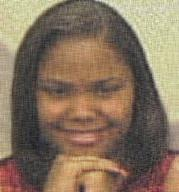
#> input picture no_noise/1007.jpg, 179 x 192 px, given as the content of the folder files/, which was not available
$ python main.py
#> lines starting #> are read from the running program, lines starting #| are printed output that depends on the picture; pictures that were not available may be replaced by others from this repository, and a replacement may not be noted
### noise_generator.py
import numpy as np
import matplotlib.pyplot as plt

def generate(img):
    mean = 0
    sigma = 20
    gaussian = np.random.normal(mean, sigma, (img.shape[0],img.shape[1]))  # np.zeros((224, 224), np.float32)

    noisy_image = np.zeros(img.shape, np.float32)

    noisy_image[:, :, 0] = img[:, :, 0] + gaussian
    noisy_image[:, :, 1] = img[:, :, 1] + gaussian
    noisy_image[:, :, 2] = img[:, :, 2] + gaussian

    if np.min(noisy_image) < 0:
        noisy_image += abs(np.min(noisy_image))
    noisy_image = noisy_image.astype(np.float32) / np.max(noisy_image)
    noisy_image *= 255
    noisy_image = noisy_image.astype(np.uint8)

    return noisy_image

### denoise.py
import matplotlib.pyplot as plt
import numpy as np
from skimage.transform import resize
import time


def take_first_k(v,k):
    w = np.copy(v)
    w[k:]=0
    return(w)

def svd(X):
    U, Sigma, V_transpose = np.linalg.svd(X)
    T = take_first_k(Sigma, 35)
    return U @ np.diag(T) @ V_transpose

def denoise(img):
    img= resize(img,(170,170))
    R = svd(img[:, :, 0])
    G = svd(img[:, :, 1])
    B = svd(img[:, :, 2])
    final = np.stack((R, G, B) , axis=2)
    return final

### main.py
import os
import matplotlib.pyplot as plt
from noise_generator import generate
from denoise import denoise

datadir = 'files/'
images = []
noisy = []
no_noise = []
for img in os.listdir(datadir):
    images.append(plt.imread(os.path.join(datadir, img)))
    noisy.append(generate(images[-1]))
    plt.imsave(f'./noisy/{len(noisy)}.png', noisy[-1])
    if(len(noisy) > 0):
        no_noise.append(denoise(plt.imread(f'./noisy/{len(noisy)}.png')))
#> in denoise, `img= resize(img,(170,170))`:
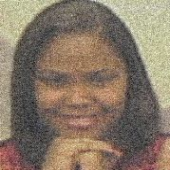
#> img: shape (170, 170, 4) float32; mean R, G, B, A 0.535, 0.473, 0.409, 1
#> in svd, `U, Sigma, V_transpose = np.linalg.svd(X)`:
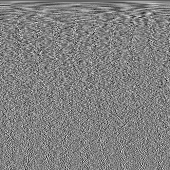
#> V_transpose: shape (170, 170) float32; min -0.349, max 0.34, mean -0.000502; drawn with min black and max white
#> in svd, `U, Sigma, V_transpose = np.linalg.svd(X)`: Sigma = 170 values, max 92.84 at index 0, min 0.00332 at index 169, mean 1.33
#> in take_first_k, `w = np.copy(v)`: w has the same summary as Sigma in svd
#> in svd, `T = take_first_k(Sigma, 35)`: T = 170 values, max 92.84 at index 0, min 0 at index 35, mean 1.05
#> in svd (call 2), `U, Sigma, V_transpose = np.linalg.svd(X)`:
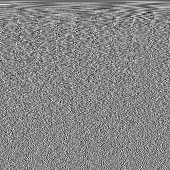
#> V_transpose: shape (170, 170) float32; min -0.348, max 0.31, mean -0.000519; drawn with min black and max white
#> in svd (call 2), `U, Sigma, V_transpose = np.linalg.svd(X)`: Sigma = 170 values, max 82.61 at index 0, min 0.00107 at index 169, mean 1.25
#> in svd (call 2), `U, Sigma, V_transpose = np.linalg.svd(X)`:
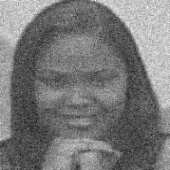
#> X: shape (170, 170) float32; min 0.0952, max 0.938, mean 0.473
#> in svd (call 2), `T = take_first_k(Sigma, 35)`: T = 170 values, max 82.61 at index 0, min 0 at index 35, mean 0.97
#> in svd (call 3), `U, Sigma, V_transpose = np.linalg.svd(X)`:
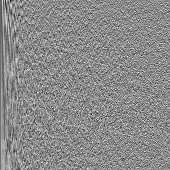
#> U: shape (170, 170) float32; min -0.352, max 0.293, mean -0.000393; drawn with min black and max white
#> in svd (call 3), `U, Sigma, V_transpose = np.linalg.svd(X)`:
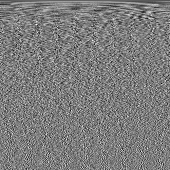
#> V_transpose: shape (170, 170) float32; min -0.321, max 0.332, mean -0.000372; drawn with min black and max white
#> in svd (call 3), `U, Sigma, V_transpose = np.linalg.svd(X)`: Sigma = 170 values, max 71.13 at index 0, min 0.000476 at index 169, mean 1.1
#> in svd (call 3), `U, Sigma, V_transpose = np.linalg.svd(X)`:
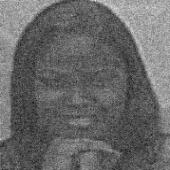
#> X: shape (170, 170) float32; min 0.0842, max 0.89, mean 0.409
#> in svd (call 3), `T = take_first_k(Sigma, 35)`: T = 170 values, max 71.13 at index 0, min 0 at index 35, mean 0.815
    if(len(no_noise)>0):
        try:
            plt.imsave(f'./no_noise/{len(no_noise)}.jpg', no_noise[-1])
        except:
            pass
    if len(no_noise) == 9:
        for i in range(1 , 8 , 3):
            plt.subplot(331)
            plt.imshow(images[-i])
            plt.subplot(332)
            plt.imshow(noisy[-i])
            plt.subplot(333)
            plt.imshow(no_noise[-i])
            plt.subplot(334)
            plt.imshow(images[-i-1])
            plt.subplot(335)
            plt.imshow(noisy[-i-1])
            plt.subplot(336)
            plt.imshow(no_noise[-i-1])
            plt.subplot(337)
            plt.imshow(images[-i-2])
            plt.subplot(338)
            plt.imshow(noisy[-i-2])
            plt.subplot(339)
            plt.imshow(no_noise[-i-2])
            plt.show()

$ run again, on no_noise/104.jpg
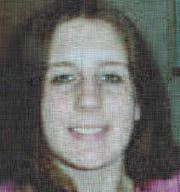
#> input picture no_noise/104.jpg, 180 x 192 px, given as the content of the folder files/, which was not available
#> Sigma = 170 values, max 85.67 at index 0, min 0.00055 at index 169, mean 1.15
#> w has the same summary as Sigma in svd
#> T = 170 values, max 85.67 at index 0, min 0 at index 35, mean 0.869
#> in svd (call 3), `U, Sigma, V_transpose = np.linalg.svd(X)`:
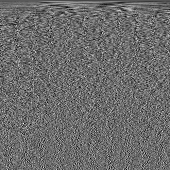
#> V_transpose: shape (170, 170) float32; min -0.291, max 0.393, mean -0.000589; drawn with min black and max white
#> Sigma = 170 values, max 84.39 at index 0, min 0.00187 at index 169, mean 1.17
#> T = 170 values, max 84.39 at index 0, min 0 at index 35, mean 0.884
#> in svd (call 3), `return U @ np.diag(T) @ V_transpose`:
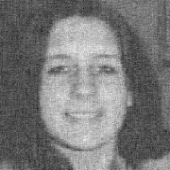
#> returned value: shape (170, 170) float32; min 0.164, max 0.909, mean 0.474

$ run again, on no_noise/1046.jpg
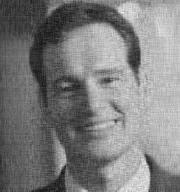
#> input picture no_noise/1046.jpg, 180 x 192 px, given as the content of the folder files/, which was not available
#> in svd, `U, Sigma, V_transpose = np.linalg.svd(X)`:
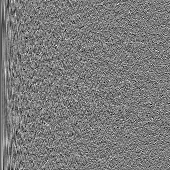
#> U: shape (170, 170) float32; min -0.312, max 0.332, mean -0.000422; drawn with min black and max white
#> in svd, `U, Sigma, V_transpose = np.linalg.svd(X)`:
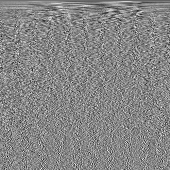
#> V_transpose: shape (170, 170) float32; min -0.356, max 0.318, mean -0.000309; drawn with min black and max white
#> Sigma = 170 values, max 91.4 at index 0, min 0.00137 at index 169, mean 1.26
#> w has the same summary as Sigma in svd
#> T = 170 values, max 91.4 at index 0, min 0 at index 35, mean 0.971

$ run again, on no_noise/108.jpg
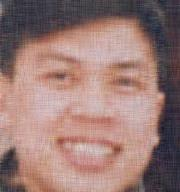
#> input picture no_noise/108.jpg, 180 x 192 px, given as the content of the folder files/, which was not available
#> Sigma = 170 values, max 104.2 at index 0, min 0.000655 at index 169, mean 1.25
#> w has the same summary as Sigma in svd
#> T = 170 values, max 104.2 at index 0, min 0 at index 35, mean 0.981
#> Sigma = 170 values, max 82.57 at index 0, min 0.00079 at index 169, mean 1.09
#> T = 170 values, max 82.57 at index 0, min 0 at index 35, mean 0.821
#> in svd (call 3), `return U @ np.diag(T) @ V_transpose`:
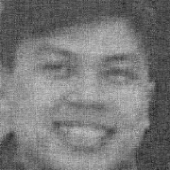
#> returned value: shape (170, 170) float32; min 0.135, max 0.789, mean 0.474
